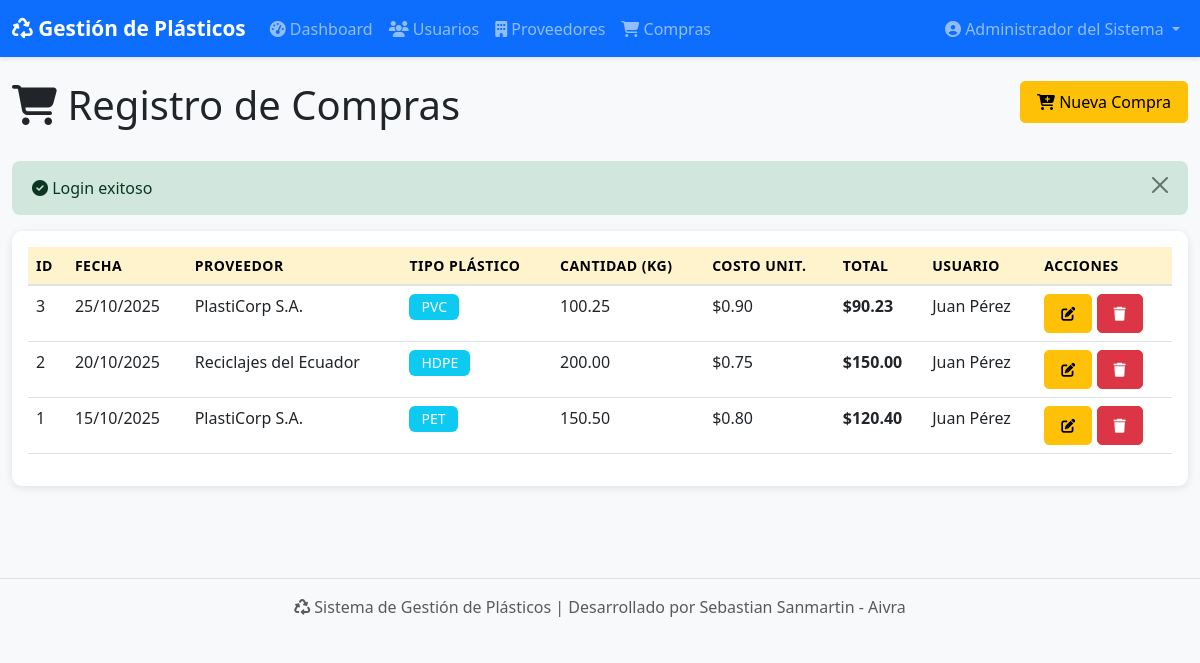
The page /views/compras/listar.php (signed in) on the database its author committed.
### tables this page shows
CREATE TABLE IF NOT EXISTS compras (
    id_compra INT AUTO_INCREMENT PRIMARY KEY,
    id_usuario INT NOT NULL,
    id_proveedor INT NOT NULL,
    fecha_compra DATE NOT NULL,
    tipo_plastico VARCHAR(100) NOT NULL,
    cantidad_kg DECIMAL(10,2) NOT NULL,
    costo_unitario DECIMAL(10,2) NOT NULL,
    total DECIMAL(10,2) GENERATED ALWAYS AS (cantidad_kg * costo_unitario) STORED,
    observaciones TEXT,
    fecha_registro TIMESTAMP DEFAULT CURRENT_TIMESTAMP,
    FOREIGN KEY (id_usuario) REFERENCES usuarios(id_usuario) ON DELETE RESTRICT,
    FOREIGN KEY (id_proveedor) REFERENCES proveedores(id_proveedor) ON DELETE RESTRICT
);

CREATE TABLE IF NOT EXISTS proveedores (
    id_proveedor INT AUTO_INCREMENT PRIMARY KEY,
    nombre_empresa VARCHAR(150) NOT NULL,
    ruc VARCHAR(13) UNIQUE NOT NULL,
    telefono VARCHAR(15),
    direccion TEXT,
    fecha_registro TIMESTAMP DEFAULT CURRENT_TIMESTAMP
);

CREATE TABLE IF NOT EXISTS usuarios (
    id_usuario INT AUTO_INCREMENT PRIMARY KEY,
    nombre VARCHAR(100) NOT NULL,
    correo VARCHAR(100) UNIQUE NOT NULL,
    contraseña_hash VARCHAR(255) NOT NULL,
    rol ENUM('admin', 'empleado', 'proveedor') DEFAULT 'empleado',
    estado ENUM('activo', 'inactivo') DEFAULT 'activo',
    fecha_registro TIMESTAMP DEFAULT CURRENT_TIMESTAMP
);

### config/conexion.php (called while the page is built, shortened)
<?php
class Database {
    private static $instance = null;
    private $conexion;
    private function __construct() {
        try {
            $dsn = "mysql:host=" . DB_HOST . ";port=" . DB_PORT . ";dbname=" . DB_NAME . ";charset=" . DB_CHARSET;
            $opciones = [
                PDO::ATTR_ERRMODE            => PDO::ERRMODE_EXCEPTION,
                PDO::ATTR_DEFAULT_FETCH_MODE => PDO::FETCH_ASSOC,
                PDO::ATTR_EMULATE_PREPARES   => false,
                PDO::MYSQL_ATTR_INIT_COMMAND => "SET NAMES utf8mb4"
            ];
            $this->conexion = new PDO($dsn, DB_USER, DB_PASS, $opciones);
        } catch (PDOException $e) {
            error_log("Error de conexión: " . $e->getMessage());
            die("Error al conectar con la base de datos. Por favor contacte al administrador.");
        }
    }
    public static function getInstance() {
        if (self::$instance === null) {
            self::$instance = new self();
        }
        return self::$instance;
    }
    public function getConexion() {
        return $this->conexion;
    }
}
function getDB() {
    return Database::getInstance()->getConexion();
}
?>

### controllers/CompraController.php (called while the page is built, shortened)
<?php
require_once __DIR__ . '/../models/Compra.php';
class CompraController {
    private $modelo;
    public function __construct() {
        $this->modelo = new Compra();
    }
    public function listar($idProveedor = null) {
        return $this->modelo->obtenerTodos($idProveedor);
    }
}
?>

### models/Compra.php (called while the page is built, shortened)
<?php
require_once __DIR__ . '/../config/conexion.php';
class Compra {
    private $db;
    public function __construct() {
        $this->db = getDB();
    }
    public function obtenerTodos($idProveedor = null) {
        try {
            $sql = "SELECT c.*,
                           u.nombre as nombre_usuario,
                           p.nombre_empresa as nombre_proveedor
                    FROM compras c
                    INNER JOIN usuarios u ON c.id_usuario = u.id_usuario
                    INNER JOIN proveedores p ON c.id_proveedor = p.id_proveedor";
            $sql .= " ORDER BY c.fecha_compra DESC, c.id_compra DESC";
            $stmt = $this->db->prepare($sql);
            if ($idProveedor) {
                $stmt->execute(['id_proveedor' => $idProveedor]);
            } else {
                $stmt->execute();
            }
            return $stmt->fetchAll();
        } catch (PDOException $e) {
            error_log("Error al obtener compras: " . $e->getMessage());
            return [];
        }
    }
}
?>

### views/compras/listar.php (the view, shortened to what this page needs)
<?php
require_once __DIR__ . '/../includes/funciones.php';
require_once __DIR__ . '/../../controllers/CompraController.php';
$controller = new CompraController();
$idProveedorFiltro = null;
$compras = $controller->listar($idProveedorFiltro);
?>
<div class="container-fluid py-4">
    <div class="row mb-4">
        <div class="col-md-8">
            <h1><i class="fas fa-shopping-cart"></i> Registro de Compras</h1>
        </div>
        <?php if ($_SESSION['usuario_rol'] !== 'proveedor'): ?>
        <div class="col-md-4 text-end">
            <a href="/plasticos/views/compras/crear.php" class="btn btn-warning">
                <i class="fas fa-cart-plus"></i> Nueva Compra
            </a>
        </div>
        <?php endif; ?>
    </div>
    <?php
    if (isset($_SESSION['mensaje'])) {
        mostrarAlerta($_SESSION['mensaje'], $_SESSION['tipo_mensaje'] ?? 'info');
        unset($_SESSION['mensaje'], $_SESSION['tipo_mensaje']);
    }
    ?>
    <div class="card">
        <div class="card-body">
            <div class="table-responsive">
                <table class="table table-hover">
                    <thead class="table-warning">
                        <tr>
                            <th>ID</th>
                            <th>Fecha</th>
                            <th>Proveedor</th>
                            <th>Tipo Plástico</th>
                            <th>Cantidad (kg)</th>
                            <th>Costo Unit.</th>
                            <th>Total</th>
                            <th>Usuario</th>
                            <?php if ($_SESSION['usuario_rol'] !== 'proveedor'): ?>
                            <th>Acciones</th>
                            <?php endif; ?>
                        </tr>
                    </thead>
                    <tbody>
                        <?php foreach ($compras as $compra): ?>
                        <tr>
                            <td><?php echo $compra['id_compra']; ?></td>
                            <td><?php echo formatearFecha($compra['fecha_compra']); ?></td>
                            <td><?php echo htmlspecialchars($compra['nombre_proveedor']); ?></td>
                            <td><span class="badge bg-info"><?php echo htmlspecialchars($compra['tipo_plastico']); ?></span></td>
                            <td><?php echo number_format($compra['cantidad_kg'], 2); ?></td>
                            <td><?php echo formatearMoneda($compra['costo_unitario']); ?></td>
                            <td><strong><?php echo formatearMoneda($compra['total']); ?></strong></td>
                            <td><?php echo htmlspecialchars($compra['nombre_usuario']); ?></td>
                            <?php if ($_SESSION['usuario_rol'] !== 'proveedor'): ?>
                            <td>
                                <?php if ($_SESSION['usuario_rol'] === 'admin'): ?>
                                <a href="/plasticos/views/compras/editar.php?id=<?php echo $compra['id_compra']; ?>" class="btn btn-sm btn-warning">
                                    <i class="fas fa-edit"></i>
                                </a>
                                <form method="POST" style="display:inline;" onsubmit="return confirm('¿Eliminar compra?');">
                                    <button type="submit" name="eliminar" class="btn btn-sm btn-danger">
                                        <i class="fas fa-trash"></i>
                                    </button>
                                </form>
                                <?php else: ?>
                                <span class="text-muted">-</span>
                                <?php endif; ?>
                            </td>
                            <?php endif; ?>
                        </tr>
                        <?php endforeach; ?>
                    </tbody>
                </table>
            </div>
        </div>
    </div>
</div>

### assets/css/estilos.css (style rules this page uses)
:root { --primary-color: #667eea; --secondary-color: #764ba2; --success-color: #28a745; --danger-color: #dc3545; --warning-color: #ffc107; --info-color: #17a2b8; }
body { font-family: 'Segoe UI', Tahoma, Geneva, Verdana, sans-serif; background-color: #f8f9fa; }
.card { border: none; border-radius: 10px; box-shadow: 0 2px 8px rgba(0,0,0,0.1); margin-bottom: 20px; transition: transform 0.2s, box-shadow 0.2s; }
.btn { border-radius: 5px; padding: 8px 16px; font-weight: 500; transition: all 0.3s ease; }
.table { background-color: white; }
.table thead th { border-bottom: 2px solid #dee2e6; text-transform: uppercase; font-size: 0.875rem; font-weight: 600; letter-spacing: 0.5px; }
.badge { padding: 6px 12px; font-weight: 500; font-size: 0.875rem; }
.card, .alert { animation: fadeIn 0.3s ease-in; }

### rows shown on the page
compras: id_compra "3", fecha_compra "25/10/2025", id_proveedor.nombre_empresa "PlastiCorp S.A.", tipo_plastico "PVC", cantidad_kg "100.25", costo_unitario "$0.90", total "$90.23", id_usuario.nombre "Juan Pérez"
compras: id_compra "2", fecha_compra "20/10/2025", id_proveedor.nombre_empresa "Reciclajes del Ecuador", tipo_plastico "HDPE", cantidad_kg "200.00", costo_unitario "$0.75", total "$150.00", id_usuario.nombre "Juan Pérez"
compras: id_compra "1", fecha_compra "15/10/2025", id_proveedor.nombre_empresa "PlastiCorp S.A.", tipo_plastico "PET", cantidad_kg "150.50", costo_unitario "$0.80", total "$120.40", id_usuario.nombre "Juan Pérez"

### other values the page prints
$nombreUsuario "Administrador del Sistema"
$mensaje "Login exitoso"
